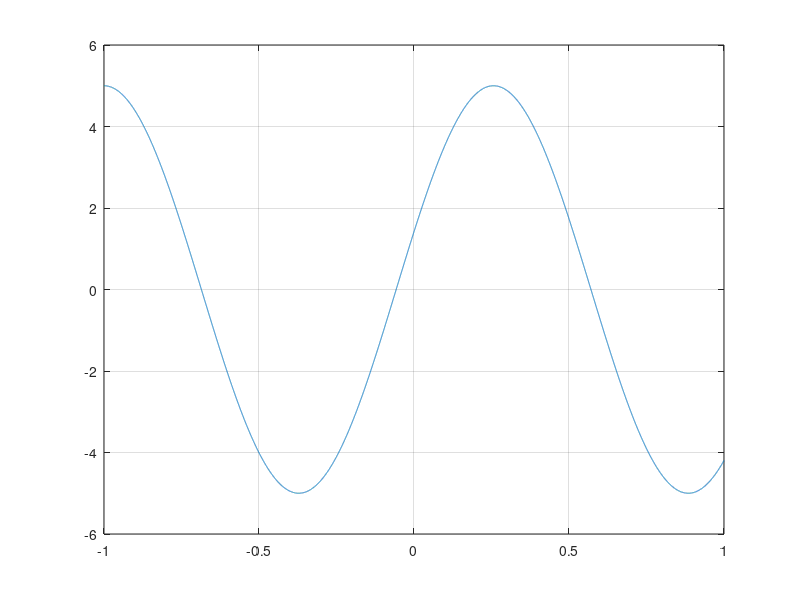

This figure's MATLAB source:
# Unit step
t=-1:0.0001:1;
amplitude=input('enter amplitude');
frequency=input('enter frequency');
phase= input('enter phase');
y=amplitude*cos(frequency*t+phase);
plot(t,y);
grid on;
